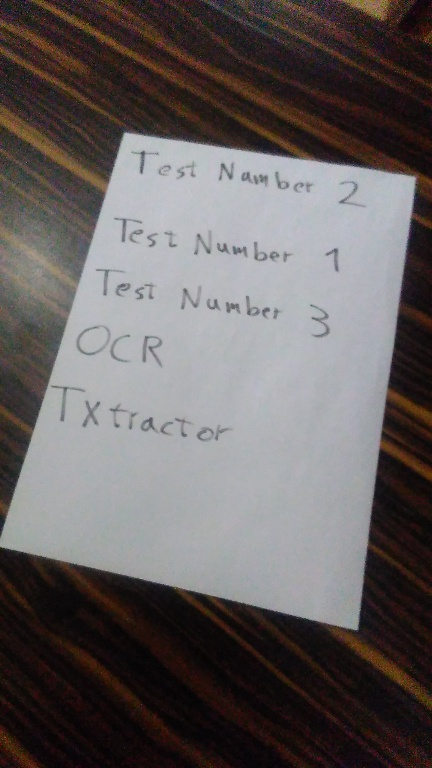
#> input picture OCR/main/scan/images/test_2.jpg, 432 x 768 px, found by its file name
$ python ocr.py
#> lines starting #> are read from the running program, lines starting #| are printed output that depends on the picture; after the words box and inside, x2 and y2 are one past the last pixel; in counts of white or black regions, pixels touching at a corner belong together
#> in __init__, self.image is the input picture: shape (768, 432, 3); mean B, G, R 95.4, 95.6, 101.3
### OCR/main/scan/utils.py
import cv2
import numpy as np
from sklearn.cluster import KMeans


class Process:
    __COLOR = cv2.COLOR_BGR2GRAY
    __METHODS = [cv2.MORPH_RECT,
                 cv2.MORPH_CLOSE]
    __MODE = cv2.RETR_EXTERNAL
    __PROB = 0.005

    def _smoothen(self, image):
        gray = cv2.cvtColor(image, self.__COLOR)
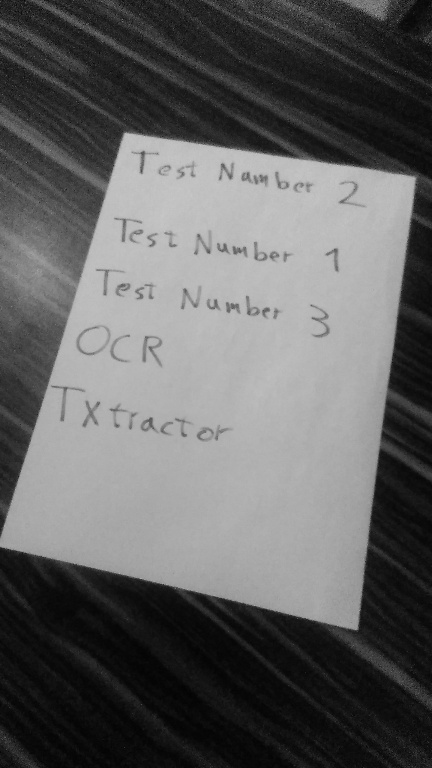
#> gray: shape (768, 432); min 2, max 201, mean 97.3
        kernel = cv2.getStructuringElement(self.__METHODS[0], (7, 7))
        closed = cv2.dilate(cv2.morphologyEx(image,
                                             self.__METHODS[1], kernel),
                            kernel, iterations=1)
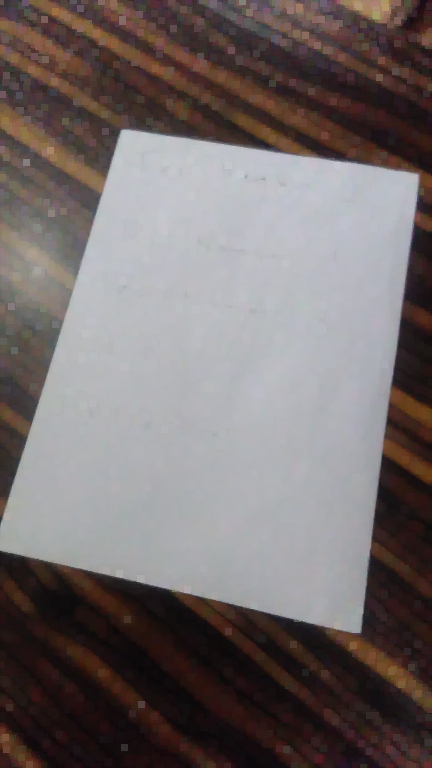
#> closed: shape (768, 432, 3); mean B, G, R 107.2, 107.5, 115.7
        return cv2.GaussianBlur(closed, (5, 5), 0)

    def _get_edges(self, image):
        return cv2.Canny(image, 120, 255)
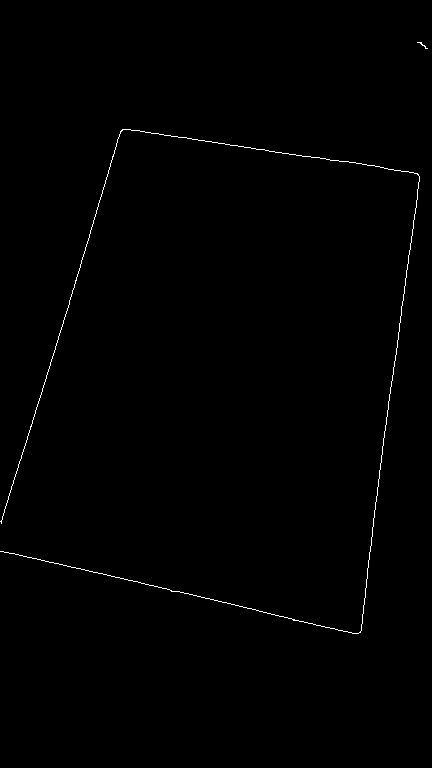
#> returned value: shape (768, 432); 0.46% white in thin lines or dots, all inside (x1, y1, x2, y2) = (0, 42, 428, 634)

    def _extract_cnts(self, image):
        cnts, _ = cv2.findContours(image, self.__MODE, cv2.CHAIN_APPROX_SIMPLE)
#> cnts = 2 contours, all with area under 20
        return sorted(cnts, key=cv2.contourArea, reverse=True)

    def search(self, image: np.ndarray) -> tuple:
        modified = self._smoothen(image)
        modified = self._get_edges(modified)
        cnts = self._extract_cnts(modified)
#> cnts = 2 contours, all with area under 20
        for cnt in cnts:
            p = cv2.arcLength(cnt, True)
            approx = cv2.approxPolyDP(cnt, self.__PROB * p, True)
            if len(approx) == 4:
                pts = []
                for ap in approx:
                    pts.append(ap[0])
                return pts, 1
            pts = []
            for ap in approx:
                pts.append(ap[0])
            return pts, 0
#> this loop made 1 pass
#> p on pass 1: 3271.1
        return (), -1


class Suppress:
    def __init__(self):
        self.model = KMeans(n_clusters=4)

    def update(self, pts: np.ndarray) -> np.ndarray:
        self.model.fit(pts)
        return self.model.labels_

### OCR/main/scan/scanner.py
import cv2
import numpy as np
from scan.align import Aligner
from scan.utils import Process, Suppress


class Scanner:
    def __init__(self, image: np.ndarray):
        self.image = image
        self.prep = Process()

    def scan(self):
        pts, mode = self.prep.search(self.image)
#> pts = [[122, 129], [0, 521], [123, 129], [413, 172], [358, 633], [0, 551], [361, 630], [419, 176]]; mode = 0
        if mode == 1:
            pts = sorted(pts, key=lambda x: x[1])
            pts = np.concatenate((
                sorted(pts[:2], key=lambda x: x[0]),
                sorted(pts[2:], key=lambda x: x[0], reverse=True))
            )
            aligned = Aligner(pts).snip(self.image)
            return aligned
        elif not mode:
            new_pts = np.array(pts) / 255
#> new_pts = [[0.478, 0.506], [0, 2.04], [0.482, 0.506], [1.62, 0.675], [1.4, 2.48], [0, 2.16], [1.42, 2.47], [1.64, 0.69]]
            labels = Suppress().update(new_pts)
#> labels = [3, 2, 3, 1, 0, 2, 0, 1]
            new_pts = []
            for i in range(3, -1, -1):
                pt = np.mean(np.array(pts)[labels == i], axis=0)
                new_pts.append([int(pt[0]), int(pt[1])])
#> this loop made 4 passes
#> pt on passes 1 to 4: [122.5, 129], [0, 536], [416, 174], [359.5, 631.5]
#> after the loop, new_pts = [[122, 129], [0, 536], [416, 174], [359, 631]]
            new_pts = sorted(new_pts, key=lambda x: x[1])
#> new_pts = [[122, 129], [416, 174], [0, 536], [359, 631]]
            new_pts = np.concatenate((sorted(new_pts[:2],
                                             key=lambda x: x[0]), sorted(
                new_pts[2:], key=lambda x: x[0], reverse=True)))
#> new_pts = [[122, 129], [416, 174], [359, 631], [0, 536]]
            aligned = Aligner(new_pts).snip(self.image)
            return aligned
        return None

### OCR/main/scan/align.py
import cv2
import numpy as np


class Aligner:
    def __init__(self, pts: np.ndarray):
        self.pts = pts
#> self.pts = [[122, 129], [416, 174], [359, 631], [0, 536]]

    def _calculate_width(self, tl, tr):
        return np.sqrt(((tl[1]-tr[1])**2) + ((tl[0]-tr[0])**2))

    def _calculate_height(self, tl, bl):
        return np.sqrt(((tl[1]-bl[1])**2) + ((tl[0]-bl[0])**2))

    def _get_matrix(self, src, dts):
        return cv2.getPerspectiveTransform(src, dts)

    def snip(self, image):
        tl, tr, br, bl = self.pts
#> tl = [122, 129]; tr = [416, 174]; br = [359, 631]; bl = [0, 536]
        width = self._calculate_width(tl, tr)
#> width = 297.4
        height = self._calculate_height(tl, bl)
#> height = 424.9
        dts = np.array([[0, 0], [width, 0], [width, height],
                        [0, height]], dtype=np.float32)
#> dts = [[0, 0], [297.4, 0], [297.4, 424.9], [0, 424.9]]
        src = np.array([self.pts], dtype=np.float32)
#> src = [[122, 129], [416, 174], [359, 631], [0, 536]]
        M = self._get_matrix(src, dts)
#> M = [[1.16, 0.346, -185.7], [-0.21, 1.37, -151.6], [0.000175, 0.000702, 1]]
        warped = cv2.warpPerspective(image, M, (int(width), int(height)))
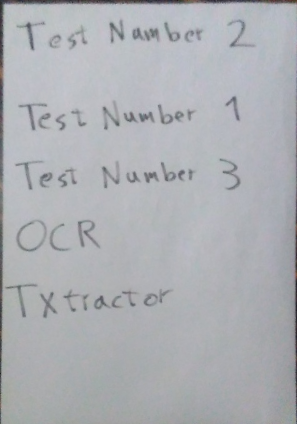
#> warped: shape (424, 297, 3); mean B, G, R 179.9, 175.5, 173.4
        return warped

### OCR/main/inference/extractor.py
import os
import cv2
import string
import imutils
import numpy as np
from tensorflow import lite
from inference.utils import Process
from imutils.contours import sort_contours


class Extract:
    def __init__(self, image):
        self.image = image
        self.W, self.H = self.image.shape[:2][::-1]
#> self.W = 297; self.H = 424
        self.image = self.image[10: self.H-10, 10: self.H-10]
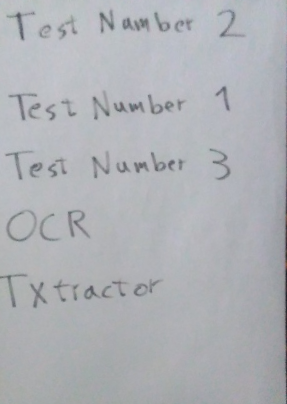
#> self.image: shape (404, 287, 3); mean B, G, R 181.9, 177.3, 175
        self.prep = Process()
        self.chars = list(
            string.digits + string.ascii_uppercase)
        self.paths = [os.path.sep.join(name) for name in [
            ["models", "CHARS74K", "type_clf", "base.tflite"],
            ["models", "CHARS74K", "digit_clf", "sub2.tflite"],
            ["models", "CHARS74K", "case_clf", "case_clf.tflite"],
            ["models", "CHARS74K", "letter_clf", "sub1.tflite"]
        ]]
        self.paths = [os.path.sep.join([os.getcwd().replace(
            "inference", "models"), path]) for path in self.paths]

        # Binary classifier between digits and letters
        self.base = lite.Interpreter(self.paths[0])
        self.base.allocate_tensors()
        self.base_in = self.base.get_input_details()
        self.base_out = self.base.get_output_details()
        # Categorical classifier for 10 digits
        self.digit_clf = lite.Interpreter(self.paths[1])
        self.digit_clf.allocate_tensors()
        self.digit_clf_in = self.digit_clf.get_input_details()
        self.digit_clf_out = self.digit_clf.get_output_details()
        # Binary classifier between upper and lower case letters
        self.case_clf = lite.Interpreter(self.paths[2])
        self.case_clf.allocate_tensors()
        self.case_clf_in = self.case_clf.get_input_details()
        self.case_clf_out = self.case_clf.get_output_details()

        self.letter_clf = lite.Interpreter(self.paths[3])
        self.letter_clf.allocate_tensors()
        self.letter_clf_in = self.letter_clf.get_input_details()
        self.letter_clf_out = self.letter_clf.get_output_details()
        self.SZ = (128, 64)
        self.affine_flags = cv2.WARP_INVERSE_MAP | cv2.INTER_LINEAR

    # [13 lines left out: functions _process, _get_contours, not called in this run]

    def _sort_cnts(self, cnts):
        return sort_contours(
            imutils.grab_contours(cnts), method="left-to-right")[0]

    # [85 lines left out: functions _find_grid, _process_grids, _pad, _deskewed, _predict, _draw and 1 more, not called in this run]

### OCR/main/inference/inference.py
import os
import numpy as np
from inference.extractor import Extract
from inference.text.separator import Cluster
from inference.text.serialization import SaveAsText


class Infer:
    def __init__(self, image: np.ndarray):
        self.extractor = Extract(image)
        self.cluster = Cluster
        self.as_text = SaveAsText

    def extract(self):
        return self.extractor.xtract()

    # [6 lines left out: function start, not called in this run]

### OCR/main/ocr.py
import cv2
import numpy as np
from scan.scanner import Scanner
from inference.inference import Infer


class OCR:
	def __init__(self, image: np.ndarray):
		self.image = image

	def begin(self):
		snipped = Scanner(self.image).scan()
		Infer(snipped).start()
#> (the call stopped at in __init__, `self.prep = Process()`: inference is not available in this run)


if __name__ == "__main__":
	OCR(cv2.imread("C:\\Users\\moeid\\Desktop\\TXractor\\TXtractor\\OCR\\main\\scan\\images\\test_2.jpg")).begin()

$ run again, with OCR/main/scan/images/test_1.jpg copied over OCR/main/scan/images/test_2.jpg
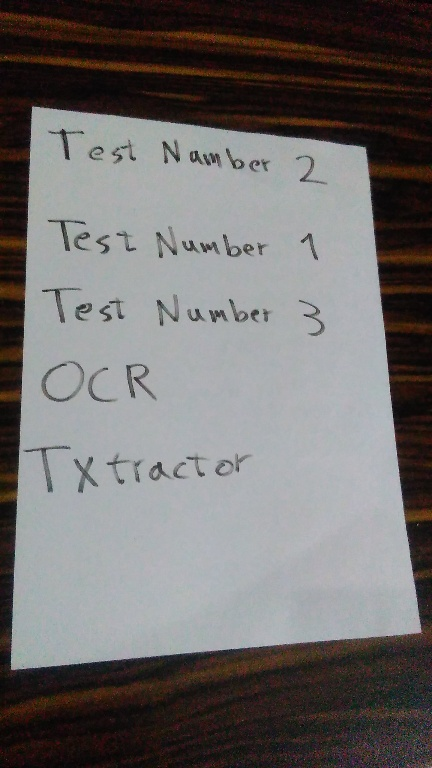
#> input picture OCR/main/scan/images/test_1.jpg, 432 x 768 px, found by its file name
#> in __init__, self.image is the input picture: shape (768, 432, 3); mean B, G, R 109.1, 109.7, 112.5
#> in _get_edges, `return cv2.Canny(image, 120, 255)`:
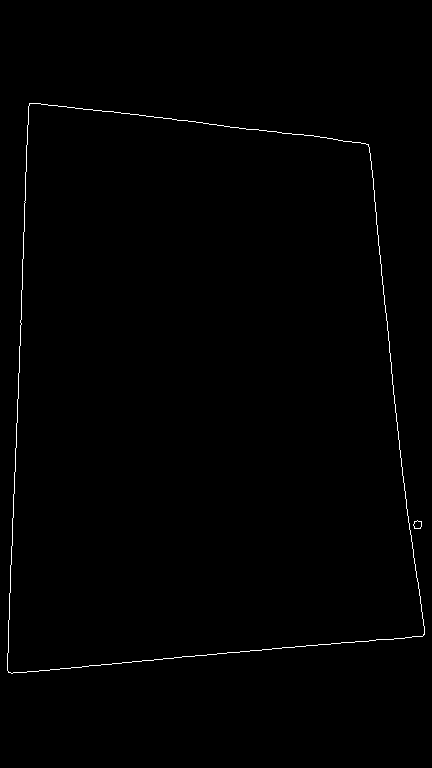
#> returned value: shape (768, 432); 0.56% white in thin lines or dots, all inside (x1, y1, x2, y2) = (7, 103, 425, 674)
#> in _extract_cnts, `cnts, _ = cv2.findContours(image, self.__MODE, cv2.CHAIN_APPROX_SIMPLE)`: cnts = 2 contours; box (x1, y1, x2, y2) and area: (7, 103, 425, 674) 200364, (413, 520, 422, 529) 50
#> the loop in search, `for cnt in cnts:` made 1 pass
#> (p, approx) on pass 1: (1881.9, [[29, 103], [8, 672], [422, 636], [368, 144]])
#> in scan, `pts, mode = self.prep.search(self.image)`: pts = [[29, 103], [8, 672], [422, 636], [368, 144]]; mode = 1
#> in scan, `pts = sorted(pts, key=lambda x: x[1])`: pts = [[29, 103], [368, 144], [422, 636], [8, 672]]
#> tl = [29, 103]; tr = [368, 144]; br = [422, 636]; bl = [8, 672]
#> width = 341.5
#> height = 569.4
#> dts = [[0, 0], [341.5, 0], [341.5, 569.4], [0, 569.4]]
#> src = [[29, 103], [368, 144], [422, 636], [8, 672]]
#> M = [[0.907, 0.0335, -29.74], [-0.155, 1.29, -127.9], [-0.000431, 0.000437, 1]]
#> in __init__, `self.image = self.image[10: self.H-10, 10: self.H-10]`:
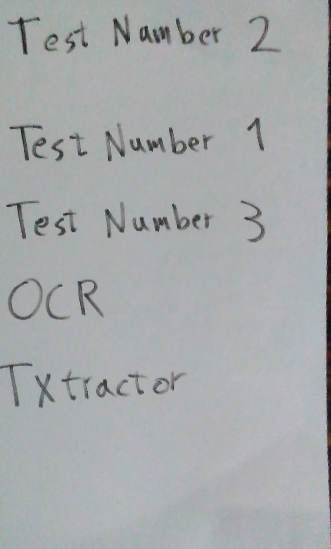
#> self.image: shape (549, 331, 3); mean B, G, R 171.9, 170, 166.6

$ run again, with OCR/main/scan/images/test_3.jpg copied over OCR/main/scan/images/test_2.jpg
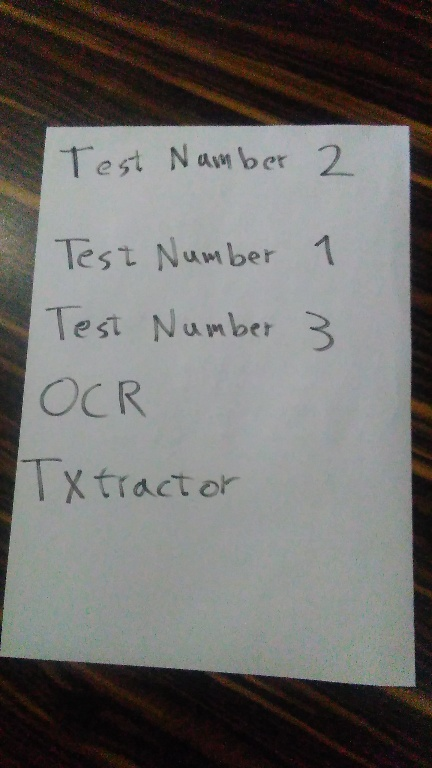
#> input picture OCR/main/scan/images/test_3.jpg, 432 x 768 px, found by its file name
#> in __init__, self.image is the input picture: shape (768, 432, 3); mean B, G, R 107.9, 109.9, 110.9
#> in _get_edges, `return cv2.Canny(image, 120, 255)`:
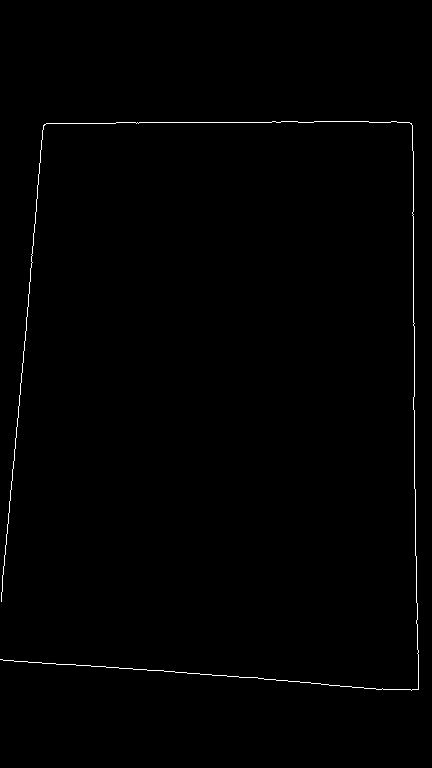
#> returned value: shape (768, 432); 0.55% white in thin lines or dots, all inside (x1, y1, x2, y2) = (0, 121, 419, 691)
#> in _extract_cnts, `cnts, _ = cv2.findContours(image, self.__MODE, cv2.CHAIN_APPROX_SIMPLE)`: cnts = 1 contour, all with area under 20
#> the loop in search, `for cnt in cnts:` made 1 pass
#> p on pass 1: 3749.5
#> pts = [[411, 123], [43, 125], [1, 601], [43, 126], [409, 122], [418, 688], [0, 659], [418, 689]]; mode = 0
#> in scan, `new_pts = np.array(pts) / 255`: new_pts = [[1.61, 0.482], [0.169, 0.49], [0.00392, 2.36], [0.169, 0.494], [1.6, 0.478], [1.64, 2.7], [0, 2.58], [1.64, 2.7]]
#> labels = [0, 3, 1, 3, 0, 2, 1, 2]
#> the loop in scan, `for i in range(3, -1, -1):` made 4 passes
#> pt on passes 1 to 4: [43, 125.5], [418, 688.5], [0.5, 630], [410, 122.5]
#> after the loop in scan, `for i in range(3, -1, -1):`: new_pts = [[43, 125], [418, 688], [0, 630], [410, 122]]
#> in scan, `new_pts = sorted(new_pts, key=lambda x: x[1])`: new_pts = [[410, 122], [43, 125], [0, 630], [418, 688]]
#> in scan, `new_pts = np.concatenate((sorted(new_pts[:2], key=lambda x: x[0]), sor..`: new_pts = [[43, 125], [410, 122], [418, 688], [0, 630]]
#> tl = [43, 125]; tr = [410, 122]; br = [418, 688]; bl = [0, 630]
#> width = 367
#> height = 506.8
#> dts = [[0, 0], [367, 0], [367, 506.8], [0, 506.8]]
#> src = [[43, 125], [410, 122], [418, 688], [0, 630]]
#> M = [[1.16, 0.0991, -62.43], [0.00982, 1.2, -150.5], [0.000305, 0.000311, 1]]
#> in __init__, `self.image = self.image[10: self.H-10, 10: self.H-10]`:
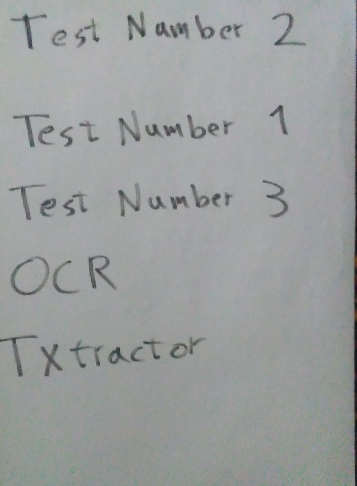
#> self.image: shape (486, 357, 3); mean B, G, R 158.2, 158.6, 155.2

$ run again, with OCR/main/scan/images/test_4.png saved as OCR/main/scan/images/test_2.jpg
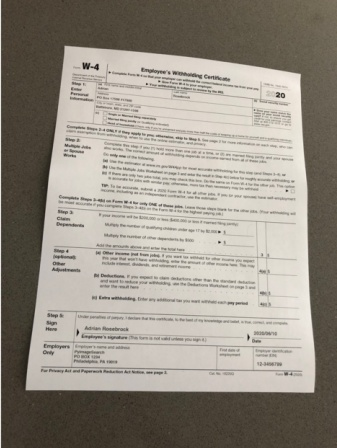
#> input picture OCR/main/scan/images/test_4.png, 337 x 448 px, found by its file name
#> in __init__, self.image is the input picture: shape (448, 337, 3); mean B, G, R 134.3, 144.8, 151.4
#> in _get_edges, `return cv2.Canny(image, 120, 255)`:
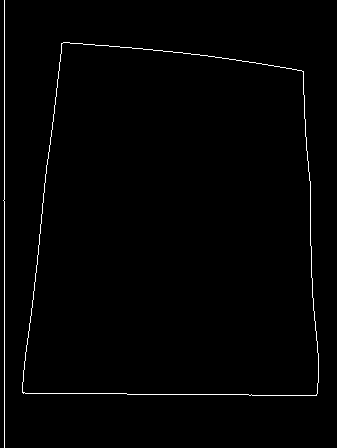
#> returned value: shape (448, 337); 1.1% white in thin lines or dots
#> in _extract_cnts, `cnts, _ = cv2.findContours(image, self.__MODE, cv2.CHAIN_APPROX_SIMPLE)`: cnts = 2 contours, 1 with area under 20; largest, box (x1, y1, x2, y2) and area: (22, 42, 319, 396) 91628
#> the loop in search, `for cnt in cnts:` made 1 pass
#> (p, approx) on pass 1: (1247.5, [[61, 43], [22, 392], [316, 395], [303, 71]])
#> in scan, `pts, mode = self.prep.search(self.image)`: pts = [[61, 43], [22, 392], [316, 395], [303, 71]]; mode = 1
#> in scan, `pts = sorted(pts, key=lambda x: x[1])`: pts = [[61, 43], [303, 71], [22, 392], [316, 395]]
#> in scan, `pts = np.concatenate(( sorted(pts[:2], key=lambda x: x[0]), sorted(pts..`: pts = [[61, 43], [303, 71], [316, 395], [22, 392]]
#> tl = [61, 43]; tr = [303, 71]; br = [316, 395]; bl = [22, 392]
#> width = 243.6
#> height = 351.2
#> dts = [[0, 0], [243.6, 0], [243.6, 351.2], [0, 351.2]]
#> src = [[61, 43], [303, 71], [316, 395], [22, 392]]
#> M = [[0.924, 0.103, -60.79], [-0.141, 1.22, -43.68], [-0.000371, 0.000591, 1]]
#> in __init__, `self.image = self.image[10: self.H-10, 10: self.H-10]`:
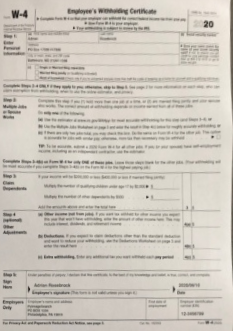
#> self.image: shape (331, 233, 3); mean B, G, R 188.1, 197.5, 203.4
